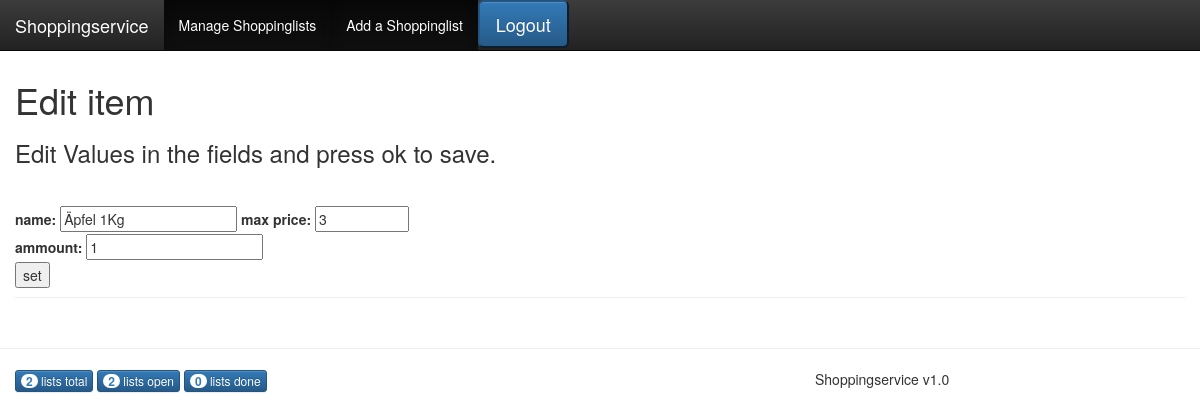
Screenshot of /index.php?view=editArticle&aid=27 (signed in) with the database file from the repository.
### tables this page shows
CREATE TABLE `article` (
  `articleId` int(11) NOT NULL,
  `shoppinglistId` int(11) NOT NULL,
  `name` varchar(60) NOT NULL,
  `maxPrice` float NOT NULL,
  `ammount` int(11) NOT NULL,
  `creator` int(60) NOT NULL,
  `deleted` tinyint(1) NOT NULL DEFAULT 0
);

### index.php (called while the page is built, shortened)
<?php
require_once ('inc/bootstrap.inc.php');
$default_view = 'welcome';
$view = $default_view;
if(isset($_REQUEST['view'])) {
    if(!\Shoppingservice\AuthenticationManager::isAuthenticated()){
        if(file_exists(__DIR__ . '/views/' . $_REQUEST['view'] . '.php')){
            $view = $_REQUEST['view'];
        }
    }else{
        if(\Shoppingservice\AuthenticationManager::isVolunteer()){
            if(file_exists(__DIR__ . '/views/volunteer/' . $_REQUEST['view'] . '.php')) {
                $view = 'volunteer/' . $_REQUEST['view'];
            }
        }else{
            if(file_exists(__DIR__ . '/views/seeker/' . $_REQUEST['view'] . '.php')){
                $view = 'seeker/' . $_REQUEST['view'];
            }
        }
    }
}
require_once ('views/' . $view . '.php');

### lib/Data/DataManager.php (called while the page is built, shortened)
<?php
class DataManager
{
    private static $__connection;
    public static function getConnection() {
        if (!isset(self::$__connection)) {
            $type = 'mysql';
            $host = 'localhost';
            $name = 'shoppingservice';
            $user = 'shoppingservice';
            $pass = 'shoppingservice';
            try{
                self::$__connection = new \PDO(
                    $type . ':host=' . $host . '; dbname=' . $name . ';charset=utf8',
                    $user,
                    $pass
                );
            }catch(\PDOException $e){
                print $e;
            }
        }
        return self::$__connection;
    }
    public static function closeConnection() {
        self::$__connection = null;
    }
    public static function query($connection, $query, $parameters = []) {
        $connection->setAttribute(\PDO::ATTR_ERRMODE, \PDO::ERRMODE_EXCEPTION);
        try {
            $statement = $connection->prepare($query);
            $i = 1;
            foreach ($parameters AS $param) {
                if (is_int($param)) {
                    $statement->bindValue($i, $param, \PDO::PARAM_INT);
                }
                if (is_string($param)) {
                    $statement->bindValue($i, $param, \PDO::PARAM_STR);
                }
                $i++;
            }
            $statement->execute();
        }
        catch (\Exception $e) {
            die($e->getMessage());
        }
        return $statement;
    }
    public static function fetchObject($cursor) {
        return $cursor->fetchObject();
    }
    public static function getArticle($articleId) : Article{
        $con = self::getConnection();
        $res = self::query($con,"SELECT *
        FROM article WHERE articleId = ? AND deleted != 1 LIMIT 1", [$articleId]);
        $return = self::fetchObject($res);
        return $return = new Article($return->articleId,
            $return->shoppinglistId,
            $return->name,
            $return->maxPrice,
            $return->ammount,
            $return->creator);
    }
}

### inc/bootstrap.inc.php (called while the page is built, shortened)
<?php
spl_autoload_register(function ($class) {
	$filename =  __DIR__ . '/../lib/' . str_replace('\\', DIRECTORY_SEPARATOR, $class) . '.php';
});

### lib/Data/Article.php (called while the page is built, shortened)
<?php
class Article
{
    private string $name;
    private float $maxPrice;
    private int $ammount;
    public function __construct(int $articleId, int $shoppinglistId,
                                string $name, float $maxPrice,
                                int $ammount, int $creator){
        $this->name = $name;
        $this->maxPrice = $maxPrice;
        $this->ammount = $ammount;
    }
    public function getName() : string {
        return $this->name;
    }
    public function getMaxPrice() : float{
        return $this->maxPrice;
    }
    public function getAmmount() : int{
        return $this->ammount;
    }
}

### views/seeker/editArticle.php (the view, shortened to what this page needs)
<?php
$item = \Data\DataManager::getArticle($_REQUEST['aid']);
require_once 'views/seeker/partials/header.php'; ?>
<div class="container-fluid">
    <h1>Edit item</h1>
    <h3>Edit Values in the fields and press ok to save.</h3>
    <form method="post"
          action="<?php \Shoppingservice\Util::action(\Shoppingservice\Controller::ACTION_EDIT_ARTICLE, array('page' => $_SERVER['HTTP_REFERER'])) ?>">
        <div class="page-header">
            <label>name: </label>
            <input class="text" role="textbox" name="name" value="<?php echo $item->getName(); ?>" type="text" required
                   placeholder="Apple"/>
            <label>max price: </label>
            <input class="text" role="textbox" name="maxPrice" value="<?php echo $item->getMaxPrice(); ?>" type="number"
                   min="0" max="1000" step="0.01" required placeholder="1.05"/><br/>
            <label>ammount: </label>
            <input id="rng" class="text" role="textbox" name="ammount" value="<?php echo $item->getAmmount(); ?>"
                   type="number" required placeholder="5"/><br/>
            <input type="submit" name="submit" value="set"/>
        </div>
    </form>
</div>
<?php require_once 'views/seeker/partials/footer.php' ?>

### assets/main.css (style rules this page uses)
body { padding-top: 60px; }

### rows the page displays
article: name "Äpfel 1Kg", maxPrice "3", ammount "1"

### other values shown
$data['total'] "2"
$data['open'] "2"
$data['done'] "0"
